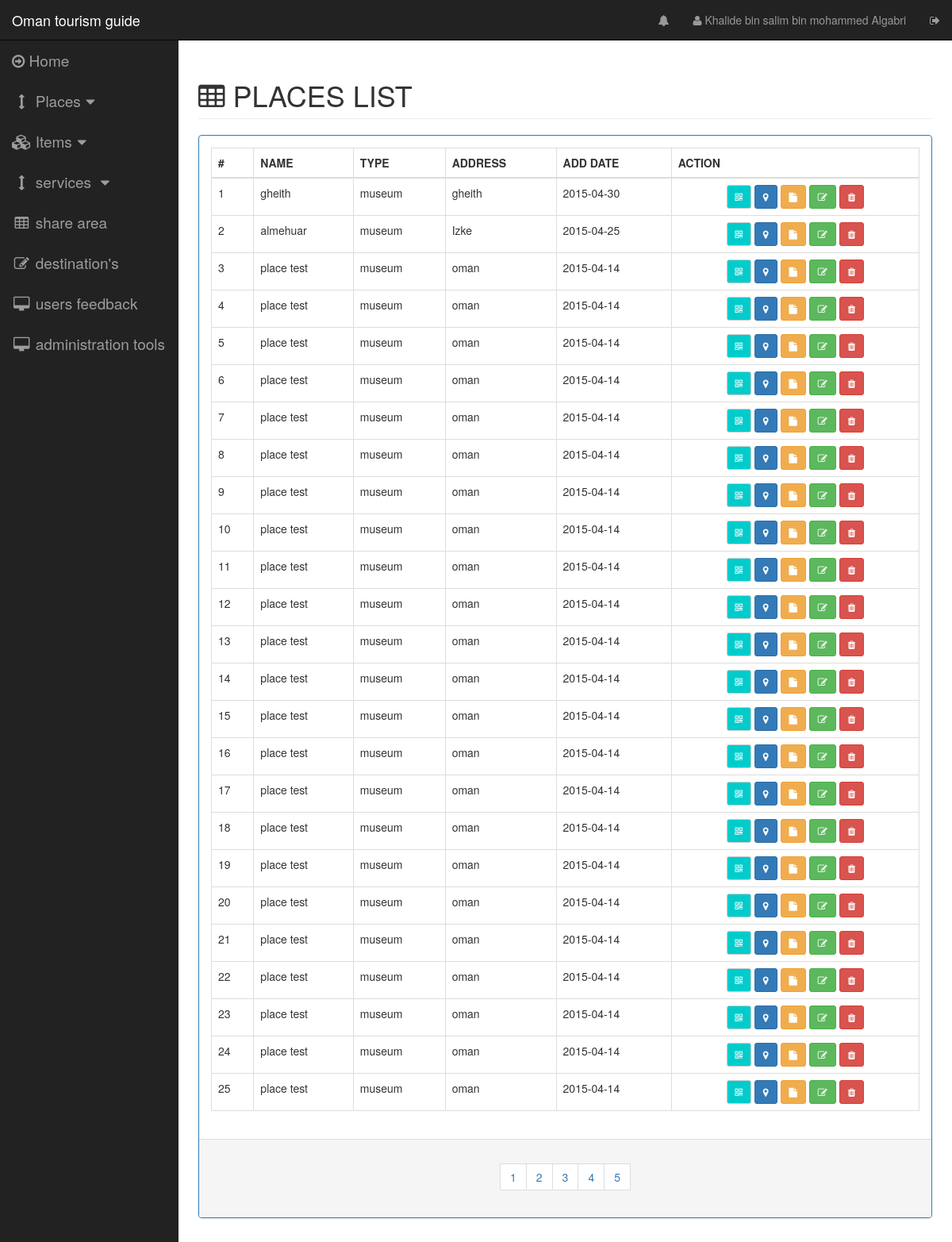
The page /pages/placeslist.php (signed in) on the database as committed earlier.
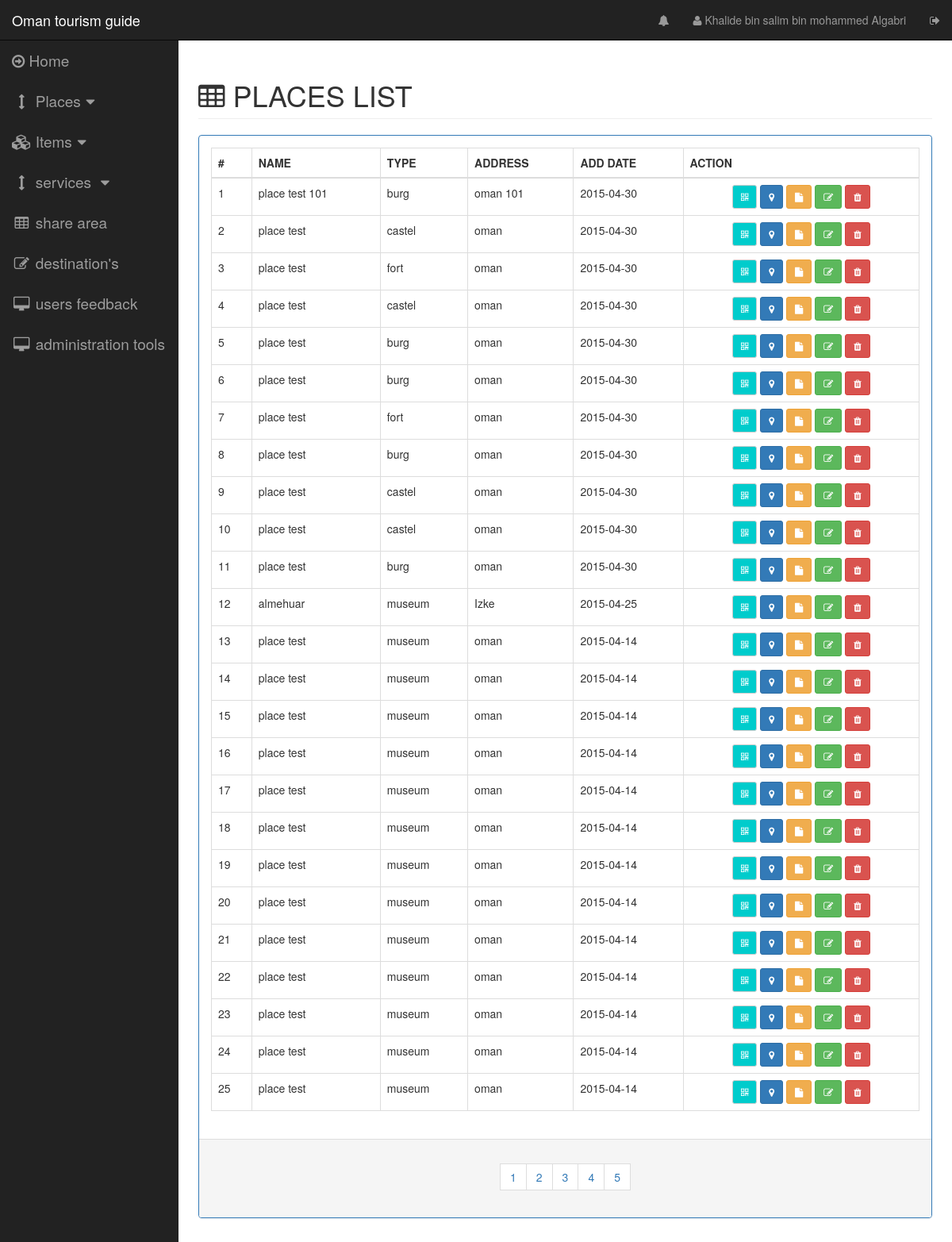
The same page on the database as committed later.
### tables this page shows
CREATE TABLE IF NOT EXISTS `place` (
  `place_id` int(11) NOT NULL AUTO_INCREMENT,
  `place_type` int(11) NOT NULL,
  `place_name` varchar(45) NOT NULL,
  `address` varchar(132) DEFAULT NULL,
  `place_location_lat` float DEFAULT NULL,
  `place_location_lng` float DEFAULT NULL,
  `place_admin_creator` int(11) NOT NULL,
  `view` int(1) NOT NULL DEFAULT '1',
  `description` text NOT NULL,
  `create_date` timestamp NOT NULL DEFAULT CURRENT_TIMESTAMP ON UPDATE CURRENT_TIMESTAMP,
  `last_update` timestamp NOT NULL DEFAULT '0000-00-00 00:00:00',
  PRIMARY KEY (`place_id`,`place_type`,`place_admin_creator`),
  KEY `place_type_id_idx` (`place_type`),
  KEY `place_admin_creator_id_idx` (`place_admin_creator`)
);

CREATE TABLE IF NOT EXISTS `place_type` (
  `place_id` int(11) NOT NULL AUTO_INCREMENT,
  `place_name` varchar(45) NOT NULL,
  PRIMARY KEY (`place_id`)
);

### server/dboperation.php (called while the page is built, shortened)
<?php
class dboperation {
    public static function placeTotalCount() {
        try {
            $dbh = new PDO("mysql:host=" . DB_HOST . ";dbname=" . DB_NAME . "", DB_USERNAME, DB_PASSWORD, array(PDO::MYSQL_ATTR_INIT_COMMAND => "SET NAMES 'utf8'"));
            $sql = 'SELECT count(*) as count FROM place WHERE 1';
            foreach ($dbh->query($sql) as $row) {
                $count = $row['count'];
            }
            return $count;
        } catch (PDOException $e) {
            echo $e->getMessage();
        }
    }
    public static function getPlacesList($selectfrom = 1, $selectamount = 25) {
        $response = array("status" => "false", "data" => "");
        try {
            $dbh = new PDO("mysql:host=" . DB_HOST . ";dbname=" . DB_NAME . "", DB_USERNAME, DB_PASSWORD, array(PDO::MYSQL_ATTR_INIT_COMMAND => "SET NAMES 'utf8'"));
            $dbh->setAttribute(PDO::ATTR_ERRMODE, PDO::ERRMODE_EXCEPTION);
            $stmt = $dbh->prepare('SELECT
                                    place.place_id,
                                    place_type.place_name AS placetype,
                                    place.address,
                                    place.view,
                                    place.place_location_lat,
                                    place.place_location_lng,
                                    place.description,
                                    DATE(place.create_date) AS adddate,
                                    place.place_name,
                                    place.place_type
                                  FROM place
                                    INNER JOIN place_type
                                      ON place.place_type = place_type.place_id
                      ORDER BY place.create_date DESC
                      LIMIT ' . $selectfrom . ' , ' . $selectamount . '');
            $stmt->execute();
            $result = $stmt->fetchAll();
            $response = array("status" => "false", "data" => "");
            $place = array("id" => "",
                "placetype" => "",
                "name" => "",
                "view" => "",
                "locationlat" => "",
                "desc" => "",
                "locationlang" => "",
                "createdate" => "",
                "placetypeid" => "",
                "address" => "");
            $data = array();
            foreach ($result as $row) {
                $place["id"] = $row['place_id'];
                $place["type"] = $row['placetype'];
                $place["placetypeid"] = $row['place_type'];
                $place["name"] = $row['place_name'];
                $place["view"] = $row['view'];
                $place["address"] = $row['address'];
                $place["locationlat"] = $row['place_location_lat'];
                $place["locationlang"] = $row['place_location_lng'];
                $place["creatdate"] = $row['adddate'];
                $place["desc"] = $row['description'];
                array_push($data, $place);
            }
            $response['data'] = $data;
            $response["status"] = "true";
        } catch (PDOException $e) {
            $response["data"] = $e->getMessage();
            $response["status"] = "false";
            echo $e->getMessage();
        } finally {
            return json_encode($response);
        }
    }
}

### controlpages/placeslist.php (the view)
<div class="row">
    <div class="col-lg-12">
        <h1 class="page-header" style="text-transform: uppercase"><span class="fa fa-table"></span>&nbsp;places list</h1>
    </div>
</div>
<div class="row">
    <div class="col-lg-12 col-md-12">
        <div class="panel panel-primary">
            <div class="panel-body">
                <table id="places-list-table" class="table table-bordered table-hover">
                    <thead>
                        <tr>
                            <th>#</th>
                            <th>NAME</th>
                            <th>TYPE</th>
                            <th>ADDRESS</th>
                            <th>ADD DATE</th>
                            <th>ACTION</th>
                        </tr>
                    </thead>
                    <tbody >
                        <?php
                        $selectamount = 25;
                        $placelist = json_decode(dboperation::getPlacesList(0, $selectamount));
                        $num = 1;
                        foreach ($placelist->data as $key => $object) {
                            ?>
                        <tr id="place_list_tr_<?php echo $num; ?>">
                                <td><?php echo $num; ?></td>
                                <td><?php echo $object->name ?></td>
                                <td><?php echo $object->type ?></td>
                                <td><?php echo $object->address ?></td>
                                <td><?php echo $object->creatdate ?></td>
                                <td>
                        <center>
                            <?php
                            $desc = str_replace("'", "\'", $object->desc);
                            ?>
                            <span data-toggle="modal" data-target="#qr_modal" onclick="PlaceOperations.setPlaceQrModal('<?php echo $object->id ?>',  '<?php echo $object->name?>')" title="QR" class="qr-button btn btn-sm btn-default"><i class="fa fa-qrcode"></i></span>
                            <span data-toggle="modal" data-target="#map_modal" onclick="PlaceOperations.setmapplacelocation('<?php echo $object->locationlat ?>', '<?php echo $object->locationlang ?>')"title="open on the map" class="btn btn-sm btn-primary"><i class="fa fa-map-marker"></i></span>
                            <span onclick="PlaceOperations.setplacedesc('<?php echo $desc;?>')" data-toggle="modal" data-target="#place_desc_modal" title="descrption" class="btn btn-sm btn-warning "><i class="fa fa-file"></i></span>
                            <span onclick="PlaceOperations.setupdateplacemodelforminfo(
                                        '<?php echo $object->id; ?>',
                                        '<?php echo $object->placetypeid; ?>',
                                        '<?php echo $object->name; ?>',
                                        '<?php echo $object->address; ?>',
                                        '<?php echo $object->locationlat; ?>',
                                        '<?php echo $object->locationlang; ?>',
                                        '<?php echo $desc; ?>',
                                        '<?php echo $object->view; ?>'
                                        )" data-toggle="modal" data-target="#update_place_modal" title="edit place information" class="btn btn-sm btn-success "><i class="fa fa-edit"></i></span>
                            <span onclick="PlaceOperations.setdeletplacemodelforminfo( '<?php echo $object->id; ?>',  '<?php echo $num;?>')" data-toggle="modal" data-target="#remove_place_modal" title="remove" class="btn btn-sm btn-danger"><i class="fa fa-trash"></i></span>
                        </center>
                        </td>
                        </tr>
                        <?php
                        $num++;
                    }
                    ?>
                    </tbody>
                </table>
            </div>
            <div class="panel-footer">
                <center>
                    <nav>
                        <ul class="pagination">
                            <?php
                            $placecount = dboperation::placeTotalCount();
                            $pages = intval($placecount) / $selectamount;
                            if (is_float($pages)) {
                                $pages = intval($pages + 1);
                            }
                           $selectfrom = 0;
                            $selectto = $selectamount;
                            $roundnum = 1;
                            for ($index = 0; $index < $pages; $index++) {
                                ?>
                                <li>
                                    <span
                                        onclick="placesListFunctions.placesnextpage('<?php echo $selectfrom; ?>', '<?php echo $selectamount ?>')"
                                        class="btn" style="border-radius: 0px;">
                                        <?php echo $index + 1; ?>
                                    </span>
                                </li>
                                <?php
                                $roundnum++;
                                $selectfrom = $selectto;
                                $selectto = $selectamount * $roundnum;
                            }
                            ?>
                        </ul>
                    </nav>
                </center>
            </div>
        </div>
    </div>
</div>

### include/navbar.php (shortened to what the changed rows need)
<nav class="navbar navbar-inverse navbar-fixed-top" role="navigation">
    <div class="navbar-header">
        <a class="navbar-brand" href="index.php">Oman tourism guide</a>
    </div>
</nav>

Rows that differ between the two databases and show on the page:
removed place: name "gheith", place_type.place_name "museum", address "gheith", creatdate "2015-04-30"
no longer on this page (row unchanged): place: place_name "place test", place_type.place_name "museum", address "oman", creatdate "2015-04-14"
no longer on this page (row unchanged): place: place_name "place test", place_type.place_name "museum", address "oman", creatdate "2015-04-14"
no longer on this page (row unchanged): place: place_name "place test", place_type.place_name "museum", address "oman", creatdate "2015-04-14"
no longer on this page (row unchanged): place: place_name "place test", place_type.place_name "museum", address "oman", creatdate "2015-04-14"
no longer on this page (row unchanged): place: place_name "place test", place_type.place_name "museum", address "oman", creatdate "2015-04-14"
no longer on this page (row unchanged): place: place_name "place test", place_type.place_name "museum", address "oman", creatdate "2015-04-14"
no longer on this page (row unchanged): place: place_name "place test", place_type.place_name "museum", address "oman", creatdate "2015-04-14"
no longer on this page (row unchanged): place: place_name "place test", place_type.place_name "museum", address "oman", creatdate "2015-04-14"
no longer on this page (row unchanged): place: place_name "place test", place_type.place_name "museum", address "oman", creatdate "2015-04-14"
no longer on this page (row unchanged): place: place_name "place test", place_type.place_name "museum", address "oman", creatdate "2015-04-14"
added place: place_name "place test 101", place_type.place_name "burg", address "oman 101", creatdate "2015-04-30"
added place: place_name "place test", place_type.place_name "castel", address "oman", creatdate "2015-04-30"
added place: place_name "place test", place_type.place_name "fort", address "oman", creatdate "2015-04-30"
added place: place_name "place test", place_type.place_name "castel", address "oman", creatdate "2015-04-30"
added place: place_name "place test", place_type.place_name "burg", address "oman", creatdate "2015-04-30"
added place: place_name "place test", place_type.place_name "burg", address "oman", creatdate "2015-04-30"
added place: place_name "place test", place_type.place_name "fort", address "oman", creatdate "2015-04-30"
added place: place_name "place test", place_type.place_name "burg", address "oman", creatdate "2015-04-30"
added place: place_name "place test", place_type.place_name "castel", address "oman", creatdate "2015-04-30"
added place: place_name "place test", place_type.place_name "castel", address "oman", creatdate "2015-04-30"
added place: place_name "place test", place_type.place_name "burg", address "oman", creatdate "2015-04-30"
